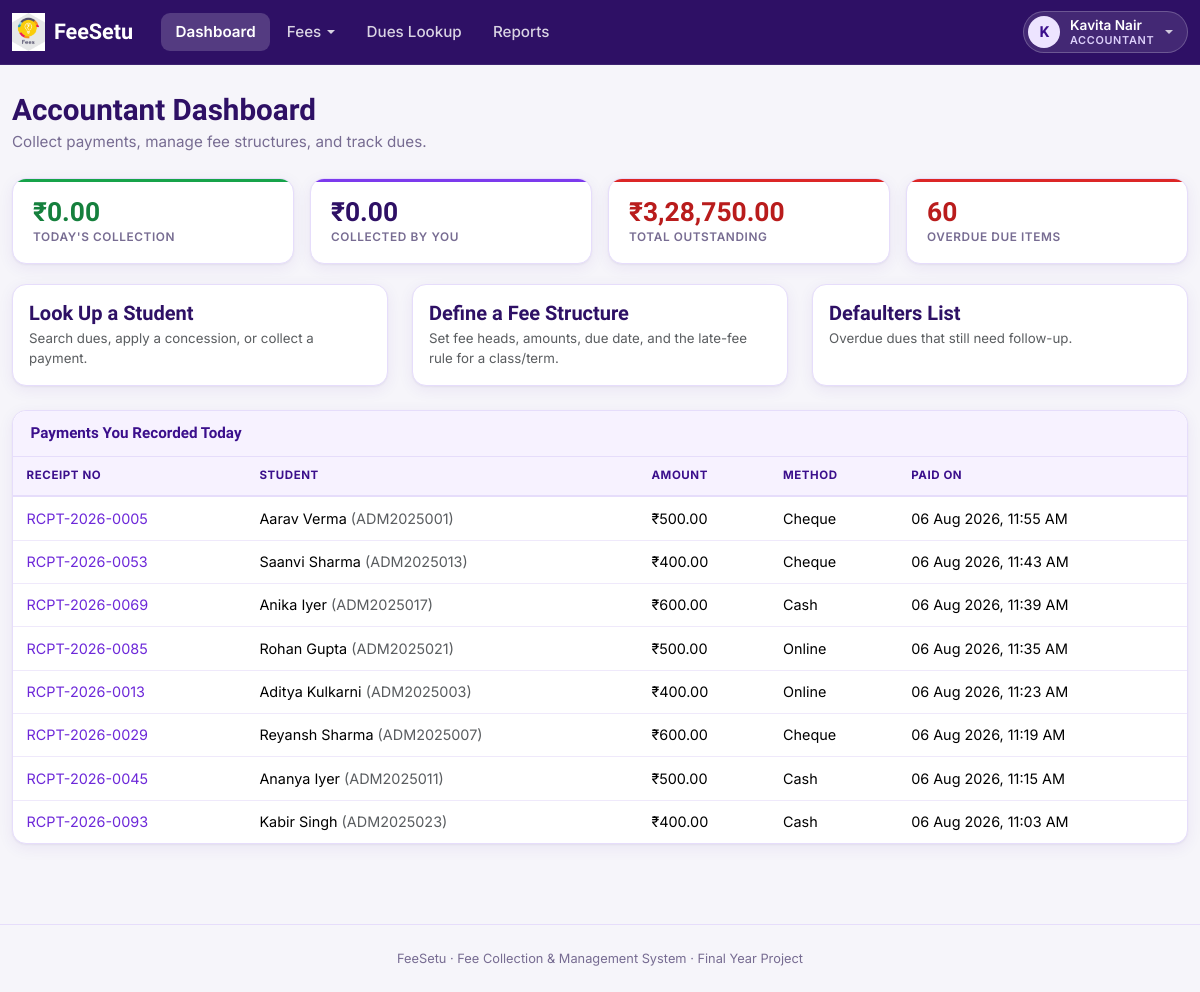
Screenshot of /index.php?route=accountant/dashboard (signed in) with the database file from the repository.
### tables this page shows
CREATE TABLE payments (
    id             INT AUTO_INCREMENT PRIMARY KEY,
    student_id     INT NOT NULL,
    receipt_no     VARCHAR(30) NOT NULL UNIQUE,
    amount         DECIMAL(10,2) NOT NULL,
    method         ENUM('cash','cheque','online') NOT NULL DEFAULT 'cash',
    reference_no   VARCHAR(60) NULL,
    remarks        VARCHAR(255) NULL,
    recorded_by    INT NOT NULL,
    paid_at        DATETIME NOT NULL,
    created_at     TIMESTAMP NOT NULL DEFAULT CURRENT_TIMESTAMP,
    FOREIGN KEY (student_id) REFERENCES students(id) ON DELETE CASCADE,
    FOREIGN KEY (recorded_by) REFERENCES users(id) ON DELETE RESTRICT
);

CREATE TABLE users (
    id            INT AUTO_INCREMENT PRIMARY KEY,
    name          VARCHAR(100) NOT NULL,
    email         VARCHAR(150) NOT NULL UNIQUE,
    password      VARCHAR(255) NOT NULL,
    role          ENUM('super_admin','accountant','student') NOT NULL,
    status        ENUM('active','inactive') NOT NULL DEFAULT 'active',
    created_at    TIMESTAMP NOT NULL DEFAULT CURRENT_TIMESTAMP
);

CREATE TABLE students (
    id               INT AUTO_INCREMENT PRIMARY KEY,
    user_id          INT NOT NULL UNIQUE,
    admission_no     VARCHAR(30) NOT NULL UNIQUE,
    class_id         INT NOT NULL,
    roll_no          INT NOT NULL DEFAULT 0,
    guardian_name    VARCHAR(100) NULL,
    guardian_phone   VARCHAR(20) NULL,
    dob              DATE NULL,
    address          VARCHAR(255) NULL,
    status           ENUM('active','inactive') NOT NULL DEFAULT 'active',
    created_at       TIMESTAMP NOT NULL DEFAULT CURRENT_TIMESTAMP,
    FOREIGN KEY (user_id) REFERENCES users(id) ON DELETE CASCADE,
    FOREIGN KEY (class_id) REFERENCES classes(id) ON DELETE RESTRICT
);

### app/controllers/AccountantController.php (called while the page is built, shortened)
<?php
require_once __DIR__ . '/../models/Report.php';
class AccountantController
{
    public function dashboard(): void
    {
        $pdo = Database::connect();
        $stats = [
            'todays_collection' => Report::todaysCollection(),
            'my_collection_today' => Report::totalCollectedBy(Auth::id()),
            'total_outstanding' => Report::totalOutstanding(),
            'defaulters' => Report::defaultersCount(),
        ];
        $recentPayments = $pdo->prepare(
            "SELECT p.*, u.name AS student_name, st.admission_no
             FROM payments p
             JOIN students st ON st.id = p.student_id
             JOIN users u ON u.id = st.user_id
             WHERE p.recorded_by = ?
             ORDER BY p.paid_at DESC LIMIT 8"
        );
        $recentPayments->execute([Auth::id()]);
        $recentPayments = $recentPayments->fetchAll();
        require __DIR__ . '/../views/accountant/dashboard.php';
    }
}

### public/index.php (called while the page is built, shortened)
<?php
require_once __DIR__ . '/../core/helpers.php';
require_once __DIR__ . '/../core/Database.php';
require_once __DIR__ . '/../core/Auth.php';
require_once __DIR__ . '/../app/controllers/AccountantController.php';
$router = new Router();
$router->get('login', fn() => (new AuthController())->showLogin());
$router->post('login', fn() => (new AuthController())->login());
$router->post('logout', fn() => (new AuthController())->logout());
$router->get('account/password', fn() => (new AccountController())->passwordForm());
$router->post('account/password', fn() => (new AccountController())->passwordUpdate());
$router->get('admin/dashboard', fn() => (new AdminController())->dashboard());
$router->get('admin/classes', fn() => (new AdminController())->classes());
$router->post('admin/classes/store', fn() => (new AdminController())->classStore());
$router->post('admin/classes/update', fn() => (new AdminController())->classUpdate());
$router->post('admin/classes/delete', fn() => (new AdminController())->classDelete());
$router->get('admin/students', fn() => (new AdminController())->students());
$router->post('admin/students/store', fn() => (new AdminController())->studentStore());
$router->get('admin/students/import', fn() => (new AdminController())->studentImportForm());
$router->post('admin/students/import', fn() => (new AdminController())->studentImport());
$router->get('admin/students/import/result', fn() => (new AdminController())->studentImportResult());
$router->get('admin/students/view', fn() => (new AdminController())->studentView());
$router->post('admin/students/status', fn() => (new AdminController())->studentStatus());
$router->get('admin/accountants', fn() => (new AdminController())->accountants());
$router->post('admin/accountants/store', fn() => (new AdminController())->accountantStore());
$router->post('admin/accountants/status', fn() => (new AdminController())->accountantStatus());
$router->get('accountant/dashboard', fn() => (new AccountantController())->dashboard());
$router->get('fee-heads', fn() => (new FeeController())->heads());
$router->post('fee-heads/store', fn() => (new FeeController())->headStore());
$router->post('fee-heads/update', fn() => (new FeeController())->headUpdate());
$router->post('fee-heads/delete', fn() => (new FeeController())->headDelete());
$router->get('fee-structures', fn() => (new FeeController())->structures());
$router->get('fee-structures/create', fn() => (new FeeController())->structureCreateForm());
$router->post('fee-structures/store', fn() => (new FeeController())->structureStore());
$router->get('fee-structures/view', fn() => (new FeeController())->structureView());
$router->post('fee-structures/status', fn() => (new FeeController())->structureStatus());
$router->get('dues', fn() => (new DuesController())->search());
$router->get('dues/view', fn() => (new DuesController())->view());
$router->post('dues/concession', fn() => (new DuesController())->concessionStore());
$router->get('payments/collect', fn() => (new PaymentController())->collectForm());
$router->post('payments/store', fn() => (new PaymentController())->store());
$router->get('payments/receipt', fn() => (new PaymentController())->receipt());
$router->get('payments/receipt/download', fn() => (new PaymentController())->receiptDownload());
$router->get('reports', fn() => (new ReportController())->index());
$router->get('student/dashboard', fn() => (new StudentController())->dashboard());
$router->get('student/dues', fn() => (new StudentController())->dues());
$router->get('student/history', fn() => (new StudentController())->history());
$route = $_GET['route'] ?? '';
$router->dispatch($_SERVER['REQUEST_METHOD'], $route);

### core/Router.php (called while the page is built, shortened)
<?php
class Router
{
    private array $routes = ['GET' => [], 'POST' => []];
    public function get(string $route, callable $handler): void
    {
        $this->routes['GET'][$route] = $handler;
    }
    public function post(string $route, callable $handler): void
    {
        $this->routes['POST'][$route] = $handler;
    }
    public function dispatch(string $method, string $route): void
    {
        $handler = $this->routes[$method][$route] ?? null;
        try {
            $handler();
        } catch (Throwable $e) {
            error_log($e->getMessage());
            http_response_code(500);
            require __DIR__ . '/../app/views/errors/500.php';
        }
    }
}

### core/Database.php (called while the page is built)
<?php
class Database
{
    private static ?PDO $instance = null;
    public static function connect(): PDO
    {
        if (self::$instance === null) {
            $config = require __DIR__ . '/../config/database.php';
            $dsn = sprintf(
                'mysql:host=%s;port=%d;dbname=%s;charset=%s',
                $config['host'],
                $config['port'],
                $config['database'],
                $config['charset']
            );
            self::$instance = new PDO($dsn, $config['username'], $config['password'], [
                PDO::ATTR_ERRMODE            => PDO::ERRMODE_EXCEPTION,
                PDO::ATTR_DEFAULT_FETCH_MODE => PDO::FETCH_ASSOC,
                PDO::ATTR_EMULATE_PREPARES   => false,
            ]);
        }
        return self::$instance;
    }
}

### app/models/Report.php (called while the page is built, shortened)
<?php
class Report
{
    public static function todaysCollection(): float
    {
        $stmt = Database::connect()->query(
            "SELECT COALESCE(SUM(amount), 0) FROM payments WHERE DATE(paid_at) = CURDATE()"
        );
        return (float)$stmt->fetchColumn();
    }
    public static function totalOutstanding(): float
    {
        $sql = 'SELECT COALESCE(SUM(base_amount - concession_amount + late_fee_amount - amount_paid), 0)
                FROM student_dues WHERE status != "paid"';
        return (float)Database::connect()->query($sql)->fetchColumn();
    }
    public static function defaultersCount(): int
    {
        return (int)Database::connect()->query(
            "SELECT COUNT(*) FROM student_dues WHERE status != 'paid' AND due_date < CURDATE()"
        )->fetchColumn();
    }
    public static function totalCollectedBy(int $recordedBy): float
    {
        $stmt = Database::connect()->prepare(
            "SELECT COALESCE(SUM(amount), 0) FROM payments WHERE recorded_by = ? AND DATE(paid_at) = CURDATE()"
        );
        $stmt->execute([$recordedBy]);
        return (float)$stmt->fetchColumn();
    }
}

### core/Auth.php (called while the page is built, shortened)
<?php
require_once __DIR__ . '/Database.php';
class Auth
{
    public static function id(): ?int
    {
        return $_SESSION['user_id'] ?? null;
    }
}

### core/helpers.php (called while the page is built, shortened)
<?php
function e(?string $value): string
{
    return htmlspecialchars($value ?? '', ENT_QUOTES, 'UTF-8');
}
function inr(float|int|string $amount): string
{
    $amount = (float)$amount;
    $negative = $amount < 0;
    $amount = abs($amount);
    $parts = explode('.', number_format($amount, 2, '.', ''));
    $intPart = $parts[0];
    $decPart = $parts[1];
    if (strlen($intPart) > 3) {
        $lastThree = substr($intPart, -3);
        $rest = substr($intPart, 0, -3);
        $rest = preg_replace('/\B(?=(\d{2})+(?!\d))/', ',', $rest);
        $grouped = $rest . ',' . $lastThree;
    } else {
        $grouped = $intPart;
    }
    return ($negative ? '-' : '') . '₹' . $grouped . '.' . $decPart;
}
function format_datetime(?string $datetime): string
{
    $ts = strtotime($datetime);
    return $ts === false ? '-' : date('d M Y, h:i A', $ts);
}

### app/views/accountant/dashboard.php (the view, shortened to what this page needs)
<?php require __DIR__ . '/../partials/header.php'; ?>
<?php require __DIR__ . '/../partials/navbar.php'; ?>
<h1 class="fs-page-title">Accountant Dashboard</h1>
<p class="fs-page-sub">Collect payments, manage fee structures, and track dues.</p>
<div class="fs-stat-grid cols-4">
    <div class="fs-stat tone-green">
        <span class="fs-stat-value"><?= inr($stats['todays_collection']) ?></span>
        <span class="fs-stat-label">Today's Collection</span>
    </div>
    <div class="fs-stat tone-purple">
        <span class="fs-stat-value"><?= inr($stats['my_collection_today']) ?></span>
        <span class="fs-stat-label">Collected By You</span>
    </div>
    <div class="fs-stat tone-red">
        <span class="fs-stat-value"><?= inr($stats['total_outstanding']) ?></span>
        <span class="fs-stat-label">Total Outstanding</span>
    </div>
    <div class="fs-stat tone-red">
        <span class="fs-stat-value"><?= (int)$stats['defaulters'] ?></span>
        <span class="fs-stat-label">Overdue Due Items</span>
    </div>
</div>
<div class="row g-4 mb-4">
    <div class="col-md-4">
        <a href="/index.php?route=dues" class="card text-decoration-none h-100">
            <div class="card-body">
                <h5 class="mb-1">Look Up a Student</h5>
                <p class="text-muted small mb-0">Search dues, apply a concession, or collect a payment.</p>
            </div>
        </a>
    </div>
    <div class="col-md-4">
        <a href="/index.php?route=fee-structures/create" class="card text-decoration-none h-100">
            <div class="card-body">
                <h5 class="mb-1">Define a Fee Structure</h5>
                <p class="text-muted small mb-0">Set fee heads, amounts, due date, and the late-fee rule for a class/term.</p>
            </div>
        </a>
    </div>
    <div class="col-md-4">
        <a href="/index.php?route=reports&type=defaulters" class="card text-decoration-none h-100">
            <div class="card-body">
                <h5 class="mb-1">Defaulters List</h5>
                <p class="text-muted small mb-0">Overdue dues that still need follow-up.</p>
            </div>
        </a>
    </div>
</div>
<div class="card">
    <div class="card-header">Payments You Recorded Today</div>
    <div class="table-responsive">
        <table class="table table-hover mb-0">
            <thead><tr><th>Receipt No</th><th>Student</th><th>Amount</th><th>Method</th><th>Paid On</th></tr></thead>
            <tbody>
            <?php foreach ($recentPayments as $p): ?>
                <tr>
                    <td><a href="/index.php?route=payments/receipt&id=<?= (int)$p['id'] ?>"><?= e($p['receipt_no']) ?></a></td>
                    <td><?= e($p['student_name']) ?> <span class="text-muted">(<?= e($p['admission_no']) ?>)</span></td>
                    <td><?= inr($p['amount']) ?></td>
                    <td class="text-capitalize"><?= e($p['method']) ?></td>
                    <td><?= format_datetime($p['paid_at']) ?></td>
                </tr>
            <?php endforeach; ?>
            </tbody>
        </table>
    </div>
</div>
<?php require __DIR__ . '/../partials/footer.php'; ?>

### rows the page displays
payments: receipt_no "RCPT-2026-0005", users.name "Aarav Verma", student.admission_no "ADM2025001", amount "₹500.00", method "Cheque", paid_at "06 Aug 2026, 11:55 AM"
payments: receipt_no "RCPT-2026-0053", users.name "Saanvi Sharma", student.admission_no "ADM2025013", amount "₹400.00", method "Cheque", paid_at "06 Aug 2026, 11:43 AM"
payments: receipt_no "RCPT-2026-0069", users.name "Anika Iyer", student.admission_no "ADM2025017", amount "₹600.00", method "Cash", paid_at "06 Aug 2026, 11:39 AM"
payments: receipt_no "RCPT-2026-0085", users.name "Rohan Gupta", student.admission_no "ADM2025021", amount "₹500.00", method "Online", paid_at "06 Aug 2026, 11:35 AM"
payments: receipt_no "RCPT-2026-0013", users.name "Aditya Kulkarni", student.admission_no "ADM2025003", amount "₹400.00", method "Online", paid_at "06 Aug 2026, 11:23 AM"
payments: receipt_no "RCPT-2026-0029", users.name "Reyansh Sharma", student.admission_no "ADM2025007", amount "₹600.00", method "Cheque", paid_at "06 Aug 2026, 11:19 AM"
payments: receipt_no "RCPT-2026-0045", users.name "Ananya Iyer", student.admission_no "ADM2025011", amount "₹500.00", method "Cash", paid_at "06 Aug 2026, 11:15 AM"
payments: receipt_no "RCPT-2026-0093", users.name "Kabir Singh", student.admission_no "ADM2025023", amount "₹400.00", method "Cash", paid_at "06 Aug 2026, 11:03 AM"

### other values shown
$item "Dashboard"
$item['label'] "Fees"
$item "Dues Lookup"
$item "Reports"
$initial "K"
$userName "Kavita Nair"
$roleLabel "ACCOUNTANT"
inr($stats['todays_collection']) "₹0.00"
inr($stats['my_collection_today']) "₹0.00"
inr($stats['total_outstanding']) "₹3,28,750.00"
$stats['defaulters'] "60"
